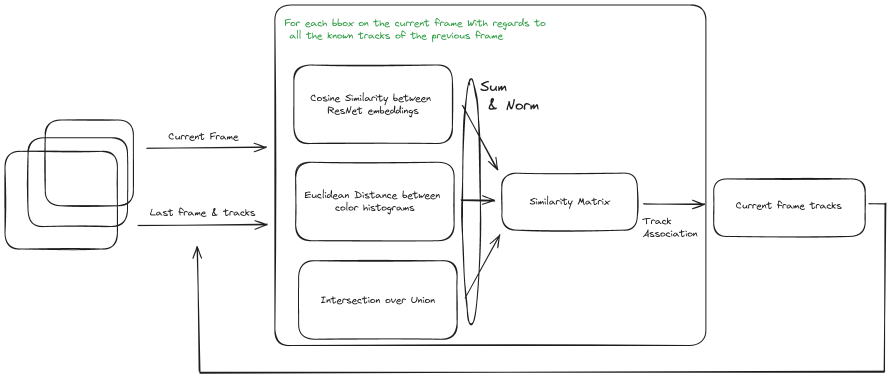
#> input picture archi.png, 1781 x 756 px, given in place of the camera (shown at 1/2 size)
$ python objTracking.py
#> lines starting #> are read from the running program, lines starting #| are printed output that depends on the picture; after the words box and inside, x2 and y2 are one past the last pixel; in counts of white or black regions, pixels touching at a corner belong together
#> further down, frame is the input picture: shape (756, 1781, 3); mean B, G, R 247.2, 247.4, 247.2
### tp1/data/Detector.py
"""
    File name         : detectors.py
    Description       : Object detector used for detecting the objects in a video /image
    Python Version    : 3.7
"""

# Import python libraries
import numpy as np
import cv2


def detect(frame):
    # Convert frame from BGR to GRAY
    gray = cv2.cvtColor(frame, cv2.COLOR_BGR2GRAY)
    # cv2.imshow('gray', gray)

    # Edge detection using Canny function
    img_edges = cv2.Canny(gray, 50, 190, 3)
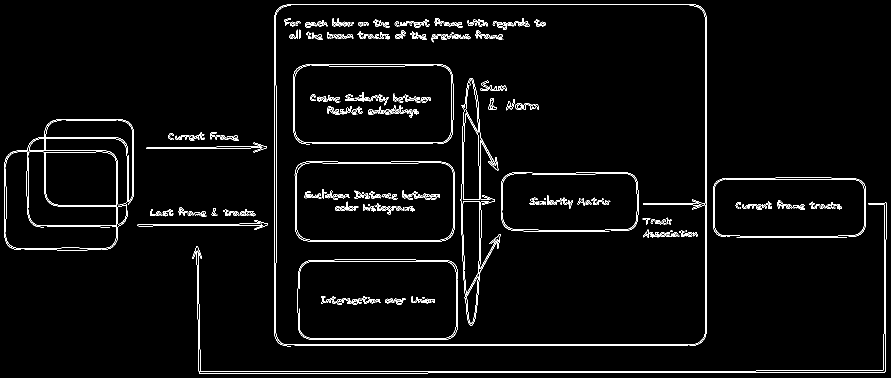
#> img_edges: shape (756, 1781) (shown at 1/2 size); 2.8% white in thin lines or dots
    # cv2.imshow('img_edges', img_edges)

    # Convert to black and white image
    ret, img_thresh = cv2.threshold(img_edges, 254, 255, cv2.THRESH_BINARY)
    # cv2.imshow('img_thresh', img_thresh)

    # Find contours
    contours, _ = cv2.findContours(
        img_thresh, cv2.RETR_EXTERNAL, cv2.CHAIN_APPROX_SIMPLE
    )
#> contours = 75 contours, 52 with area under 20; largest, box (x1, y1, x2, y2) and area: (548, 8, 1413, 693) 585084, (8, 238, 268, 500) 21504, (203, 409, 256, 500) 570, (440, 271, 477, 282) 138, (1485, 408, 1514, 417) 100

    # Set the accepted minimum & maximum radius of a detected object
    min_radius_thresh = 3
    max_radius_thresh = 30

    centers = []
    for c in contours:
        # approximate the number of edges of the contour
        approx = cv2.approxPolyDP(c, 0.01 * cv2.arcLength(c, True), True)
        # If there are no edges, it is a circle and keep it
        if len(approx) >= 8:
            # Find the center of the circle
            (x, y), radius = cv2.minEnclosingCircle(c)
            radius = int(radius)

            # Take only the valid circle(s)
            if (radius > min_radius_thresh) and (radius < max_radius_thresh):
                centers.append(np.array([[x], [y], [radius]]))
#> this loop made 75 passes
#> (x, y, radius) on passes 6, 11, 13, 14, 16, 21, 22, 23, 24, 25, 26, 27: (122, 463.5, 111), (520.4, 449.5, 14), (317, 430.5, 5), (472, 428.5, 5), (380, 428.5, 5), (394.5, 426.5, 5), (407, 428.4, 6), (382, 427, 5), (318, 427.5, 6), (467.9, 427.5, 10), (330.5, 427, 6), (495, 427.5, 15)
#> approx on passes 1, 3, 4, 5, 7, 8: [[589, 691], [1375, 691]], [[49, 499], [201, 499]], [[1473, 474], [1693, 474]], [[1454, 473], [1459, 473]], [[94, 453], [219, 454]], [[522, 448], [523, 448]]
#> after the loop, centers = 38 items, first 6: [520.4, 449.5, 14], [317, 430.5, 5], [472, 428.5, 5], [380, 428.5, 5], [394.5, 426.5, 5], [407, 428.4, 6]

        # # ref: https://docs.opencv.org/trunk/dd/d49/tutorial_py_contour_features.html
        # (x, y), radius = cv2.minEnclosingCircle(c)
        # radius = int(radius)

        # #Take only the valid circle(s)
        # if (radius > min_radius_thresh) and (radius < max_radius_thresh):
        #     centers.append(np.array([[x], [y], [radius]]))
    cv2.imshow("contours", img_thresh)
    return centers

### tp1/KalmanFilter.py
import numpy as np


class KalmanFilter:
    def __init__(self, dt, u_x, u_y, std_acc, x_sdt_meas, y_sdt_meas):
        """
        The class will be initialized with six parameters:
         dt : time for one cycle used to estimate state (sampling time)
         u_x, u_y : accelerations in the x-, and y-directions respectively
         std_acc: process noise magnitude
         x_sdt_meas, y_sdt_meas :standard deviations of the measurement in the x- and y-directions
        respectively
         Control input variables u=[u_x, u_y]
         Initial state matrix: (𝑥ෞ௞)=[x0=0, y0=0, vx=0,vy=0]
         Matrices describing the system model A,B with respect to the sampling time dt (∆t) :
         Measurement mapping matrix H
         Initial process noise covariance matrix Q with respect to the standard deviation of
        acceleration (std_acc) σa :
         Initial measurement noise covariance R. Suppose that the measurements z (x, y) are both
        independent (so that covariance x and y is 0), and look only the variance in the x and y:
         Initialize covariance matrix P for prediction error as an identity matrix whose shape is the same as
        the shape of the matrix A
        """

        self.dt = dt
        self.u_x = u_x
        self.u_y = u_y
        self.std_acc = std_acc
        self.x_sdt_meas = x_sdt_meas
        self.y_sdt_meas = y_sdt_meas

        self.u = np.array([[self.u_x], [self.u_y]])
        self.x_k = np.array([[0], [0], [0], [0]])
        self.A = np.array(
            [[1, 0, self.dt, 0], [0, 1, 0, self.dt], [0, 0, 1, 0], [0, 0, 0, 1]]
        )
        self.B = np.array(
            [[self.dt**2 / 2, 0], [0, self.dt**2 / 2], [self.dt, 0], [0, self.dt]]
        )

        self.H = np.array([[1, 0, 0, 0], [0, 1, 0, 0]])
        self.Q = (
            np.array(
                [
                    [self.dt**4 / 4, 0, self.dt**3 / 2, 0],
                    [0, self.dt**4 / 4, 0, self.dt**3 / 2],
                    [self.dt**3 / 2, 0, self.dt**2, 0],
                    [0, self.dt**3 / 2, 0, self.dt**2],
                ]
            )
            * self.std_acc**2
        )
        self.R = np.array([[self.x_sdt_meas**2, 0], [0, self.y_sdt_meas**2]])

        self.P = np.identity(self.A.shape[0])

    def predict(self):
        """
        This function does the prediction of the state estimate 𝑥ො௞
        ି and the error prediction 𝑃௞
        ି. This task also
        call the time update process (u) because it projects forward the current state to the next time step.
         Update time state
         Calculate error covariance
        """
        self.x_k = self.A.dot(self.x_k) + self.B.dot(self.u)
        self.P = self.A.dot(self.P).dot(self.A.T) + self.Q
        return self.x_k

    def update(self, z):
        """
        This, function takes measurements 𝑧௞ as input (centroid coordinates x,y of detected circles)
         Compute Kalman gain
         Update the predicted state estimate 𝑥ෞ௞ and predicted error covariance 𝑃௞
        """

        K = self.P.dot(self.H.T).dot(
            np.linalg.inv(self.H.dot(self.P).dot(self.H.T) + self.R)
        )
        self.x_k = self.x_k + K.dot(z - self.H.dot(self.x_k))
        self.P = (np.identity(self.P.shape[0]) - K.dot(self.H)).dot(self.P)
        return self.x_k

### tp1/objTracking.py
"""
Create the main file of this project that will be execute to track an object (objTracking.py)
2.1 Import function detect() and KalmanFilter
"""

import cv2
import numpy as np
from KalmanFilter import KalmanFilter
from matplotlib import pyplot as plt
from data.Detector import detect
import time

rect_padding = 10

# Create the object of the class Kalman filter and set parameters values as:
#  dt=0.1, u_x=1, u_y=1, std_acc=1, x_dt_meas=0.1, y_dt_meas=0.1
# You can also try to set other values and observe the performance.
dt = 0.1
u_x = 1
u_y = 1
std_acc = 1
x_dt_meas = 0.1
y_dt_meas = 0.1

kalman = KalmanFilter(dt, u_x, u_y, std_acc, x_dt_meas, y_dt_meas)

# Create video capture object
cap = cv2.VideoCapture(0)
# cap = cv2.VideoCapture('data/randomball.avi')


# Object Detection Integration. Use provided object detection code to detect black cercle in each
# frame.
trajectory = []

while True:
    # Pause for a short time such that we are doing 60fps
    time.sleep(0.02)

    ret, frame = cap.read()
    if not ret:
        break

    # Detect the circle in the frame
    circles = detect(frame)
#> circles has the same summary as centers in detect

    # If centroid is detected then track it.
    for circle in circles:
        # Call the Kalman prediction function and the Kalman filter update function
        kalman.predict()

        kalman.update(circle[:2])

        # Draw the circle on the frame
        x, y, radius = map(int, circle)
        cv2.circle(frame, (x, y), radius, (0, 255, 0), 1)

        # Draw a blue rectangle as the detected object position
        x, y = map(int, kalman.predict()[:2])
        cv2.rectangle(
            frame,
            (x - rect_padding, y - rect_padding),
            (x + rect_padding, y + rect_padding),
            (255, 0, 0),
            2,
        )

        # Draw a red rectangle as the estimated object position
        x, y = map(int, kalman.update(circle[:2])[:2])
        cv2.rectangle(
            frame,
            (x - rect_padding, y - rect_padding),
            (x + rect_padding, y + rect_padding),
            (0, 0, 255),
            2,
        )

        # Draw trajectory
        trajectory.append((x, y))
        if len(trajectory) > 50:
            trajectory.pop(0)
        for i in range(len(trajectory) - 1):
            cv2.line(frame, trajectory[i], trajectory[i + 1], (255, 255, 0), 2)
#> this loop made 38 passes
#> (circle, radius) on passes 1 to 6: ([520.4, 449.5, 14], 14), ([317, 430.5, 5], 5), ([472, 428.5, 5], 5), ([380, 428.5, 5], 5), ([394.5, 426.5, 5], 5), ([407, 428.4, 6], 6)
#> circle on passes 30 to 35: [1575.6, 410.4, 21], [518.3, 294.5, 14], [458, 277.5, 18], [383.8, 276, 5], [435.5, 274.5, 5], [364, 274, 14]
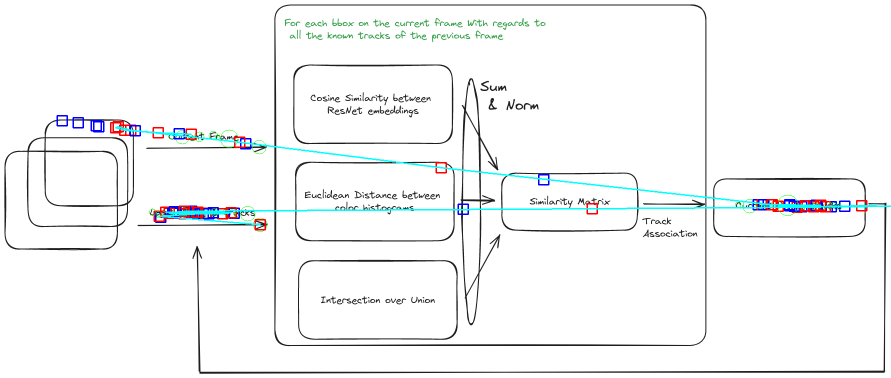
#> frame: shape (756, 1781, 3) (shown at 1/2 size); 1.51% of pixels changed, all inside (x1, y1, x2, y2) = (113, 230, 1781, 464)

    # Show the frame
    frame = cv2.resize(frame, (1080, 720))
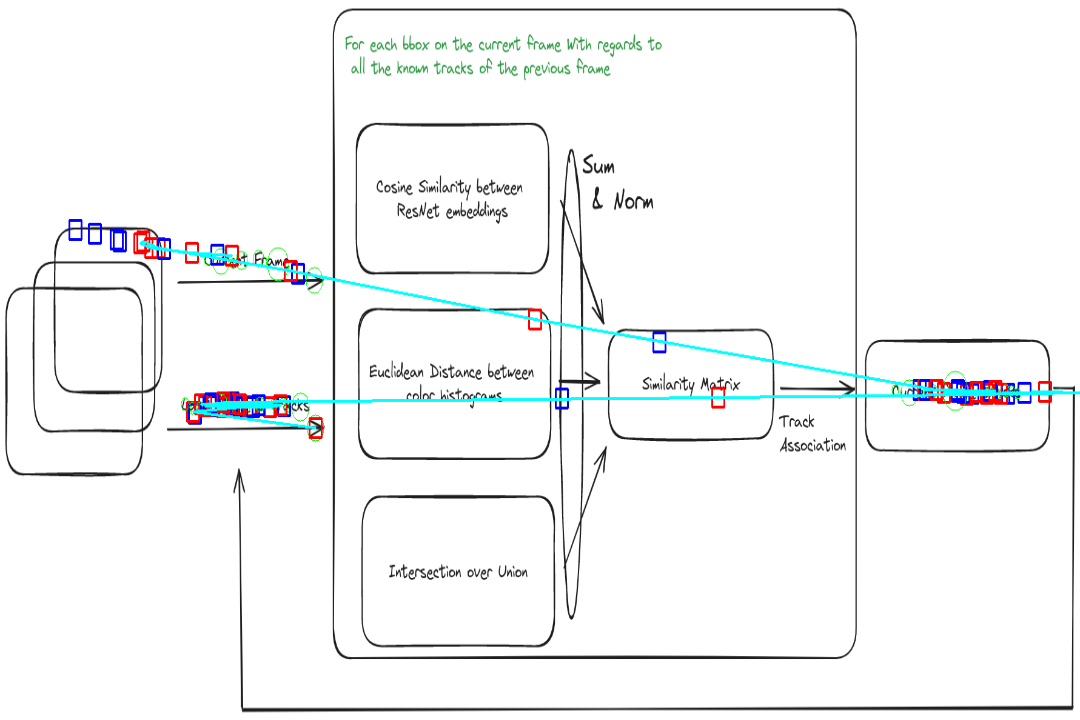
#> frame: shape (720, 1080, 3); mean B, G, R 246.5, 246.1, 244.6
    cv2.imshow("frame", frame)
    if cv2.waitKey(1) & 0xFF == ord("q"):
#> (key q is pressed here)
        cv2.destroyAllWindows()
        break
